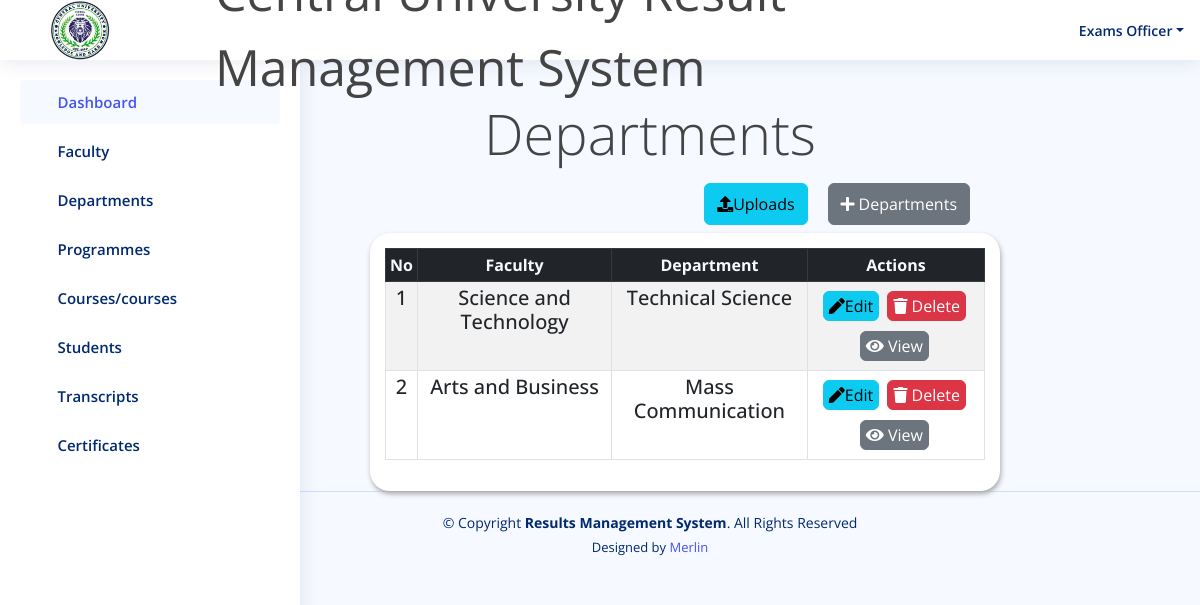
The app's page /result/department/ (signed in) with its own data.
### result/models.py (models this page shows, shortened)
class Department(models.Model):
    department = models.CharField(max_length=100)
    faculty = models.ForeignKey(Faculty, on_delete=models.CASCADE)

class Faculty(models.Model):
    faculty = models.CharField(max_length=100, default='')
    def __str__(self):
        return self.faculty

### result/views.py (the view)
# urls.py: path('department/', views.department, name='department'),
def department(request):
    all_dept = Department.objects.all()
    if request.method == 'POST':
        form = DepartmentForm(request.POST)
        if form.is_valid():
            department = form.cleaned_data['department']
            if Department.objects.filter(department=department).exists():
                messages.error(request, f"'{department}' already exists!")
                return redirect('department')  # Redirect back to the faculty page without saving the form
            form.save()
            messages.success(request, "Department has been added!")
            return redirect('department')
    else:
        form = DepartmentForm()
    return render(request, 'result/department.html', {'all_dept': all_dept, 'form': form})

### templates/result/department.html (shortened to what this page needs)
{% load static %}
<!DOCTYPE html>
<html lang="en">
<head>
  <link href="https://cdn.datatables.net/v/bs5/jszip-2.5.0/dt-1.13.4/b-2.3.6/b-html5-2.3.6/b-print-2.3.6/datatables.min.css" rel="stylesheet"/>
   <link rel="stylesheet" href="https://cdnjs.cloudflare.com/ajax/libs/font-awesome/5.15.4/css/all.min.css" />
  <link href="{% static 'assets/vendor/bootstrap/css/bootstrap.min.css' %}" rel="stylesheet">
  <link href="{% static 'assets/vendor/bootstrap-icons/bootstrap-icons.css' %}" rel="stylesheet">
  <link href="{% static 'assets/vendor/boxicons/css/boxicons.min.css' %}" rel="stylesheet">
  <link href="{% static 'assets/vendor/quill/quill.snow.css' %}" rel="stylesheet">
  <link href="{% static 'assets/vendor/quill/quill.bubble.css' %}" rel="stylesheet">
  <link href="{% static 'assets/vendor/remixicon/remixicon.css' %}" rel="stylesheet">
  <link href="{% static 'assets/vendor/simple-datatables/style.css' %}" rel="stylesheet">
  <link href="{% static 'assets/style.css'%}" rel="stylesheet">
  <link rel="stylesheet" href="{% static 'assets/css/result.css' %}">
</head>
<body>
  <header id="header" class="header fixed-top d-flex align-items-center">
    <div class="d-flex align-items-center justify-content-between">
      <img style="width: 60px; margin-left: -250px; margin-right: 50px; margin-top: 30px; margin-bottom:30px;"  src="{% static 'assets/img/cusl.jpeg' %}" alt="">
      <i class="bi bi-list toggle-sidebar-btn"></i>
    </div>
    <div class="search-bar">
     <marquee style="font-size: 50px;" behavior="" direction="">Central University Result Management System</marquee>
    </div>
    <nav class="header-nav ms-auto">
      <ul class="d-flex align-items-center">
        <li class="nav-item dropdown pe-3">
          <a class="nav-link nav-profile d-flex align-items-center pe-0" href="#" data-bs-toggle="dropdown">
            <span class="d-none d-md-block dropdown-toggle ps-2">Exams Officer</span>
          </a>
        </li>
      </ul>
    </nav>
  </header>
 <aside id="sidebar" class="sidebar">
  <ul class="sidebar-nav" id="sidebar-nav">
    <li class="nav-item">
      <a class="nav-link " href="{% url 'admin1' %}">
        <i class="bi bi-grid"></i>
        <span>Dashboard</span>
      </a>
    </li>
    <li class="nav-item">
      <a class="nav-link collapsed" data-bs-target="#components-nav" data-bs-toggle="collapse" href="#">
        <i class="bi bi-menu-button-wide"></i><span>Faculty</span><i class="bi bi-chevron-down ms-auto"></i>
      </a>
    </li>
    <li class="nav-item">
      <a class="nav-link collapsed" data-bs-target="#forms-nav" data-bs-toggle="collapse" href="#">
        <i class="bi bi-journal-text"></i><span>Departments</span><i class="bi bi-chevron-down ms-auto"></i>
      </a>
    </li>
    <li class="nav-item">
      <a class="nav-link collapsed" data-bs-target="#tables-nav" data-bs-toggle="collapse" href="#">
        <i class="bi bi-layout-text-window-reverse"></i><span>Programmes</span><i class="bi bi-chevron-down ms-auto"></i>
      </a>
    </li>
    <li class="nav-item">
      <a class="nav-link collapsed" data-bs-target="#charts-nav" data-bs-toggle="collapse" href="#">
        <i class="bi bi-bar-chart"></i><span>Courses/courses</span><i class="bi bi-chevron-down ms-auto"></i>
      </a>
    </li>
    <li class="nav-item">
      <a class="nav-link collapsed" data-bs-target="#icon-nav" data-bs-toggle="collapse" href="#">
        <i class="bi bi-person"></i><span>Students</span><i class="bi bi-chevron-down ms-auto"></i>
      </a>
    </li>
    <li class="nav-item">
      <a class="nav-link collapsed" data-bs-target="#iconnavi" data-bs-toggle="collapse" href="#">
        <i class="bi bi-person"></i><span>Transcripts</span><i class="bi bi-chevron-down ms-auto"></i>
      </a>
    </li>
    <li class="nav-item">
      <a class="nav-link collapsed" data-bs-target="#iconnav" data-bs-toggle="collapse" href="#">
        <i class="bi bi-person"></i><span>Certificates</span><i class="bi bi-chevron-down ms-auto"></i>
      </a>
    </li>
  </ul>
</aside>
    <div class="container" style="margin-top:100px;">
            <div class="col-md-12">
                <p class="display-4 text-center" style="margin-left:100px;" >Departments</p>
            </div>
        </div>
        <div class="row">
          <div class="col-md-12">
              <div class="d-flex justify-content-end">
                <a href="{% url 'upload_file' %}" class="btn btn-info btn mb-2  py-2"
                   style="margin-right:20px;" type="submit">
                  <i class="fa fa-upload" aria-hidden="true"></i>Uploads</a>
                  <a href="" class="btn btn-secondary btn mb-2  py-2"
                  data-bs-toggle="modal" data-bs-target="#exampleModal" style="margin-right:230px;">
                  <i class="fas fa-plus">&nbsp;</i>Departments</a>
              </div>
          </div>
      </div>
        <div class="row ml-5 pl-5">
            <div class="col-12">
                <div class="data_table" style="margin-left:370px; margin-right: 200px;">
                  <table id="example" class="table table-striped table-bordered table-sm" >
                    <thead class="table-dark text-center text-light">
                        <tr>
                            <th  class="text-center">No</th>
                            <th  class="text-center">Faculty</th>
                            <th  class="text-center">Department</th>
                            <th  class="text-center">Actions</th>
                        </tr>
                    </thead>
                    <tbody  class="text-center h5">
                      {% for dept in all_dept %}
                        <tr>
                            <td>{{ dept.id }}</td>
                            <td>{{ dept.faculty }}</td>
                            <td>{{ dept.department }}</td>
                                <td>
                                    <a href="{% url 'edit_department'  dept.id %}" class="btn btn-info" title="Edit Patient">
                                        <i class="fas fa-pen"></i>Edit
                                    </a>
                                    <a href="{% url 'delete_department' dept.id %}"  class="btn btn-danger" title="Edit Patient">
                                        <i class="fas fa-trash"></i> Delete
                                    </a>
                                    <a href="{% url 'view_department' dept.id %}"  class="btn btn-secondary" title="Edit Patient">
                                        <i class="fas fa-eye"></i> View
                                    </a>
                                </td>
                        </tr>
                        {% endfor %}
                    </tbody>
                </table>
                </div>
            </div>
        </div>
  <footer id="footer" class="footer" style="margin-left: 100px;">
    <div class="copyright" >
      &copy; Copyright <strong><span>Results Management System</span></strong>. All Rights Reserved
    </div>
    <div class="credits">
      Designed by <a href="">Merlin</a>
    </div>
  </footer>
</body>
</html>

### static/assets/style.css (style rules this page uses)
:root { scroll-behavior: smooth; }
body { font-family: "Open Sans", sans-serif; background: #f6f9ff; color: #444444; }
a { color: #4154f1; text-decoration: none; }
.header { transition: all 0.5s; z-index: 997; height: 60px; box-shadow: 0px 2px 20px rgba(1, 41, 112, 0.1); background-color: #fff; padding-left: 20px; }
.header .toggle-sidebar-btn { font-size: 32px; padding-left: 10px; cursor: pointer; color: #012970; }
.header .search-bar { min-width: 360px; padding: 0 20px; }
.header-nav ul { list-style: none; }
.header-nav>ul { margin: 0; padding: 0; }
.header-nav .nav-profile { color: #012970; }
.header-nav .nav-profile span { font-size: 14px; font-weight: 600; }
.sidebar { position: fixed; top: 60px; left: 0; bottom: 0; width: 300px; z-index: 996; transition: all 0.3s; padding: 20px; overflow-y: auto; scrollbar-width: thin; scrollbar-color: #aab7cf transparent; box-shadow: 0px 0px 20px rgba(1, 41, 112, 0.1); background-color: #fff; }
@media (min-width: 1200px) { #main, #footer { margin-left: 300px; } }
.sidebar-nav { padding: 0; margin: 0; list-style: none; }
.sidebar-nav li { padding: 0; margin: 0; list-style: none; }
.sidebar-nav .nav-item { margin-bottom: 5px; }
.sidebar-nav .nav-link { display: flex; align-items: center; font-size: 15px; font-weight: 600; color: #4154f1; transition: 0.3; background: #f6f9ff; padding: 10px 15px; border-radius: 4px; }
.sidebar-nav .nav-link i { font-size: 16px; margin-right: 10px; color: #4154f1; }
.sidebar-nav .nav-link.collapsed { color: #012970; background: #fff; }
.sidebar-nav .nav-link.collapsed i { color: #899bbd; }
.sidebar-nav .nav-link .bi-chevron-down { margin-right: 0; transition: transform 0.2s ease-in-out; }
.footer { padding: 20px 0; font-size: 14px; transition: all 0.3s; border-top: 1px solid #cddfff; }
.footer .copyright { text-align: center; color: #012970; }
.footer .credits { padding-top: 5px; text-align: center; font-size: 13px; color: #012970; }

### static/assets/css/result.css (style rules this page uses)
.data_table { background: #fff; padding: 15px; box-shadow: 1px 3px 5px #aaa; border-radius: 20px; }
.data_table .btn { padding: 2px 5px; margin: 5px 3px 5px 0; }

### records on screen
Department: id "1", faculty "Science and Technology", department "Technical Science"
Department: id "2", faculty "Arts and Business", department "Mass Communication"
